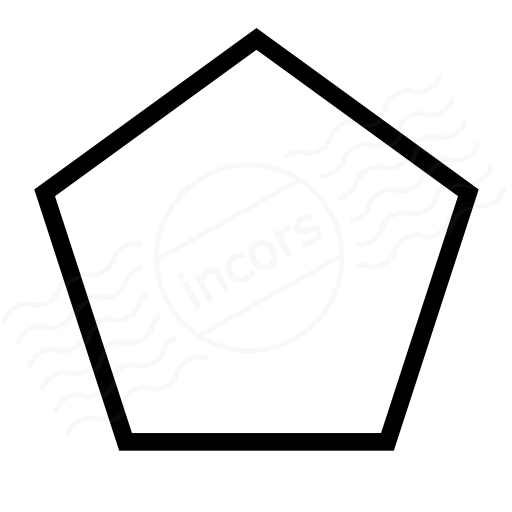
#> input picture Image/shape_pentagon.png, 512 x 512 px
$ jupyter execute 'Try Hough 2.ipynb'
#> lines starting #> are read from the running program, lines starting #| are printed output that depends on the picture
[cell 1]
import PIL as pil
from matplotlib import pyplot as plt
import numpy as np
import math

[cell 2]
# Define some common functions
def img2array(img):
    nrow = img.size[1]
    ncol = img.size[0]
    img_map = img.load()
    myarray = np.zeros([nrow,ncol,3], dtype=np.uint8)
    for i in range(nrow):
        for j in range(ncol):
            myarray[i,j,0] = img_map[j,i][0]
            myarray[i,j,1] = img_map[j,i][1]
            myarray[i,j,2] = img_map[j,i][2]
    return myarray

def rgb2gray(rgb):

    r, g, b = rgb[:,:,0], rgb[:,:,1], rgb[:,:,2]
    gray = 0.2989 * r + 0.5870 * g + 0.1140 * b

    return gray

def hough_line(img, theta_res=1, rho_res=1, pfrac=0.1):
  # Rho and Theta ranges
  thetas = np.linspace(-90, 90, int(np.ceil(180.0/theta_res) + 1))
  thetas = (np.pi/180.0)*thetas
  width, height = img.shape
  diag_len = np.ceil(np.sqrt(width * width + height * height))   # max_dist
  rhos = np.linspace(-diag_len, diag_len, int(np.ceil(2.0*diag_len/rho_res)))

  # Cache some resuable values
  cos_t = np.cos(thetas)
  sin_t = np.sin(thetas)
  num_thetas = len(thetas)
  num_rhos = len(rhos)
  nhalf_rhos = int(num_rhos/2) + 1

#   print("num_rhos: " + str(num_rhos))
#   print("nhalf_rhos: " + str(nhalf_rhos))

  # Hough accumulator array of theta vs rho
  accumulator = np.zeros((num_rhos, num_thetas), dtype=np.uint64)
  y_idxs, x_idxs = np.nonzero(img)  # (row, col) indexes to edges

  print("length y_idxs: " + str(len(y_idxs)))
  pick_idxs = np.random.randint(len(y_idxs), size=int(len(y_idxs)*pfrac))
  print("length pick_idxs: " + str(len(pick_idxs)))

  # Vote in the hough accumulator
  for i in pick_idxs:
    x = x_idxs[i]
    y = y_idxs[i]

    for t_idx in range(num_thetas):
      # Calculate rho. diag_len is added for a positive index
      rho = x * cos_t[t_idx] + y * sin_t[t_idx]
      rhoIdx = np.nonzero(np.abs(rho-rhos) == np.min(np.abs(rho-rhos)))[0]
      if rhoIdx >= 0 and rhoIdx < num_rhos:
          accumulator[rhoIdx, t_idx] += 1

  return accumulator, thetas, rho

[cell 3]
apic = pil.Image.open("../Image/shape_pentagon.png")
#> apic is the input picture: PIL image 512x512 RGBA; mean R, G, B, A 232.2, 232.2, 232.2, 255
myimg = img2array(apic)
plt.imshow(myimg)

[cell 4]
# Change to gray scale image
mygrayimg = rgb2gray(myimg)

[cell 5]
# Orig vs. Gray scale
f, axarr = plt.subplots(1,2, figsize=(20, 20))
axarr[0].imshow(myimg)
axarr[1].imshow(mygrayimg, cmap='gray')
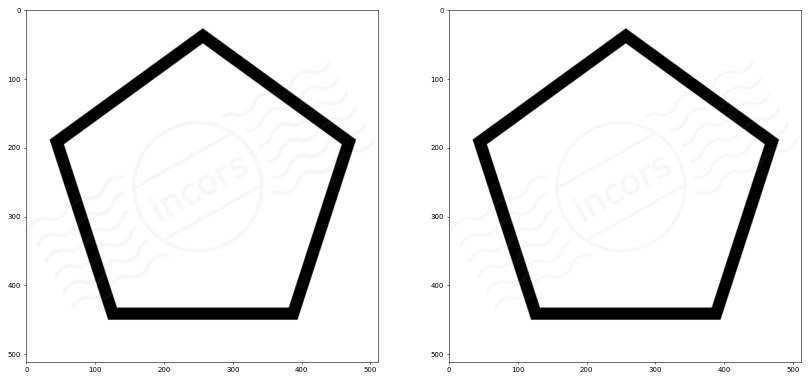
#> figure drawn by matplotlib, 2 panels

[cell 6]
from datetime import datetime
start_time = datetime.now()
myHoughimg, thetas, rhos = hough_line(mygrayimg, 2, 20, 0.01)
#| length y_idxs: 243164
#> in hough_line, `pick_idxs = np.random.randint(len(y_idxs), size=int(len(y_idxs)*pfrac))`: pick_idxs = 2431 values, max 243068 at index 898, min 469 at index 230, mean 119103.1
#| length pick_idxs: 2431
#> the loop in hough_line, `for i in pick_idxs:` made 2431 passes
#> (i, x, y) on passes 1 to 3: (199340, 310, 416), (43567, 376, 90), (173685, 351, 363)
#> after the loop in hough_line, `for i in pick_idxs:`:
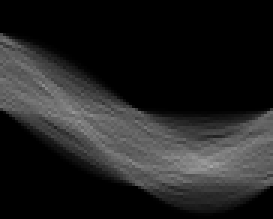
#> accumulator: shape (73, 91) uint64 (shown 3 times larger); min 0, max 165, mean 33.3
#> thetas = 91 values from -1.57 to 1.57; rhos = 148
end_time = datetime.now()
print('Duration: {}'.format(end_time - start_time))

[cell 7]
# Orig vs. Gray vs. Hough transform
f, axarr = plt.subplots(1,3, figsize=(20, 20))
axarr[0].imshow(myimg)
axarr[1].imshow(mygrayimg, cmap='gray')
axarr[2].imshow(myHoughimg)
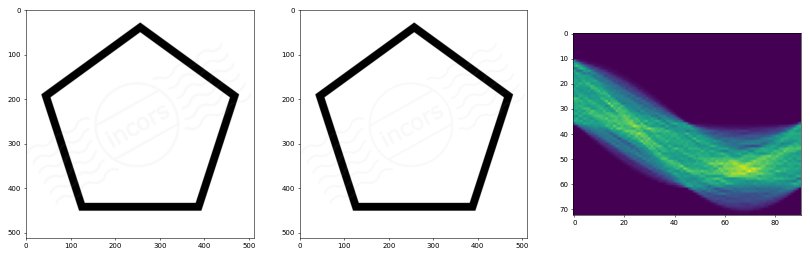
#> figure drawn by matplotlib, 3 panels

[cell 8]
from scipy import misc

import matplotlib.pyplot as plt
import numpy as np
import math

import scipy.ndimage.filters as filters
import scipy.ndimage as ndimage

img = img2array(pil.Image.open('../Image/shape_pentagon.png'))

print('image shape: ', img.shape)
#| image shape:  (512, 512, 3)

plt.imshow(img )

plt.savefig("../Image/image.png",bbox_inches='tight')

plt.close()

[cell 9]
plt.imshow(img )

[cell 10]
img_shape = img.shape
#> img_shape = (512, 512, 3)

x_max = img_shape[0]
#> x_max = 512
y_max = img_shape[1]
#> y_max = 512

theta_max = 1.0 * math.pi
theta_min = 0.0

r_min = 0.0
r_max = math.hypot(x_max, y_max)
#> r_max = 724.1

r_dim = 200
theta_dim = 300

hough_space = np.zeros((r_dim,theta_dim))

for x in range(x_max):
    for y in range(y_max):
        if img[x,y,0] == 255: continue
        for itheta in range(theta_dim):
            theta = 1.0 * itheta * theta_max / theta_dim
            r = x * math.cos(theta) + y * math.sin(theta)
            ir = int(r_dim * ( 1.0 * r ) / r_max)
            hough_space[ir,itheta] = hough_space[ir,itheta] + 1
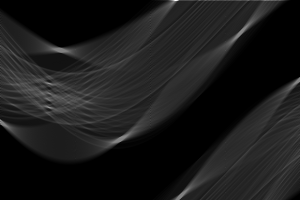
#> hough_space: shape (200, 300) float64; min 0, max 2019, mean 210.2; drawn with min black and max white

plt.imshow(hough_space, origin='lower')
plt.xlim(0,theta_dim)
plt.ylim(0,r_dim)

tick_locs = [i for i in range(0,theta_dim,40)]
tick_lbls = [round( (1.0 * i * theta_max) / theta_dim,1) for i in range(0,theta_dim,40)]
plt.xticks(tick_locs, tick_lbls)

tick_locs = [i for i in range(0,r_dim,20)]
tick_lbls = [round( (1.0 * i * r_max ) / r_dim,1) for i in range(0,r_dim,20)]
plt.yticks(tick_locs, tick_lbls)

plt.xlabel(r'Theta')
plt.ylabel(r'r')
plt.title('Hough Space')

[cell 11]
neighborhood_size = 20
threshold = 140

data_max = filters.maximum_filter(hough_space, neighborhood_size)
maxima = (hough_space == data_max)

data_min = filters.minimum_filter(hough_space, neighborhood_size)
diff = ((data_max - data_min) > threshold)
maxima[diff == 0] = 0

labeled, num_objects = ndimage.label(maxima)
slices = ndimage.find_objects(labeled)

x, y = [], []
for dy,dx in slices:
    x_center = (dx.start + dx.stop - 1)/2
    x.append(x_center)
    y_center = (dy.start + dy.stop - 1)/2
    y.append(y_center)

print(x)
print(y)

plt.imshow(hough_space, origin='lower')
plt.savefig('hough_space_i_j.png', bbox_inches = 'tight')

plt.autoscale(False)
plt.plot(x,y, 'ro')
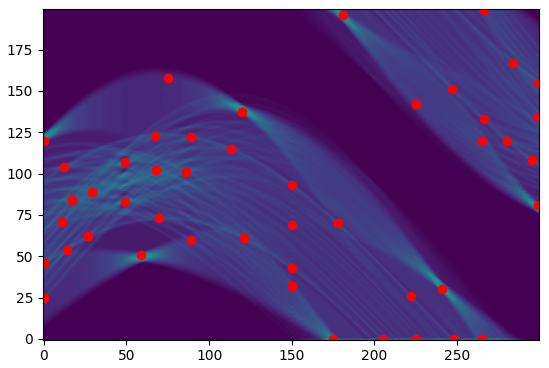
#> figure drawn by matplotlib, 1 panel

$ run again, with Image/Farneback.png copied over Image/shape_pentagon.png
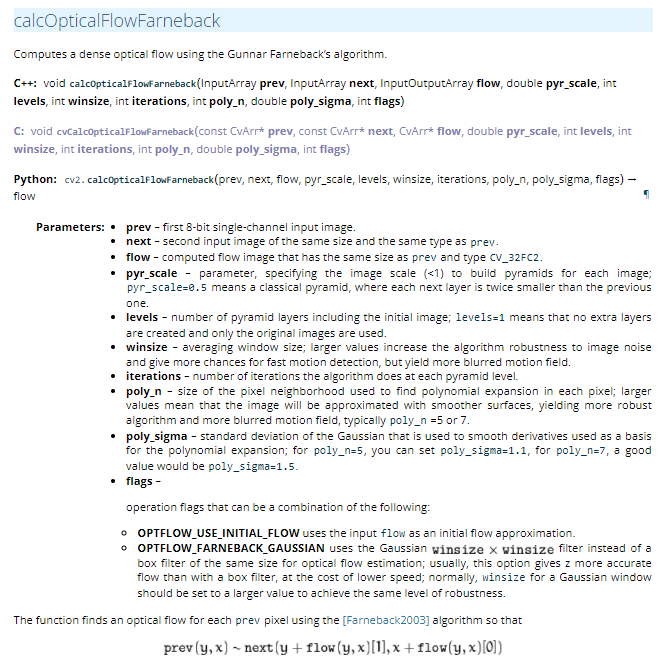
#> input picture Image/Farneback.png, 664 x 658 px
#> apic is the input picture: PIL image 664x658 RGBA; mean R, G, B, A 239.9, 240.6, 241.2, 255
#| length y_idxs: 430994
#> pick_idxs = 4309 values, max 430919 at index 1595, min 43 at index 2951, mean 217172.7
#| length pick_idxs: 4309
#> the loop in hough_line, `for i in pick_idxs:` made 4309 passes
#> (i, x, y) on passes 1 to 3: (305711, 571, 466), (117952, 566, 178), (152315, 76, 231)
#> after the loop in hough_line, `for i in pick_idxs:`:
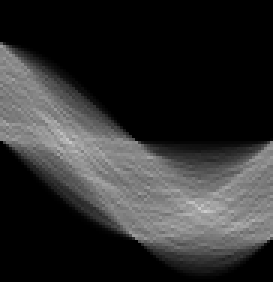
#> accumulator: shape (94, 91) uint64 (shown 3 times larger); min 0, max 205, mean 45.8
#> `myHoughimg, thetas, rhos = hough_line(mygrayimg, 2, 20, 0.01)`: thetas = 91 values from -1.57 to 1.57; rhos = 557
#| image shape:  (658, 664, 3)
#> `[cell 11] neighborhood_size = 20 threshold = 140  data_max = filters.m..`:
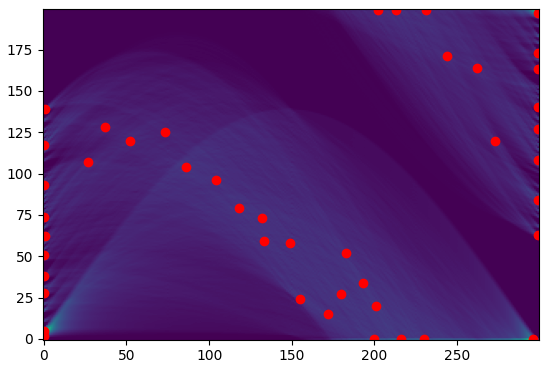
#> figure drawn by matplotlib, 1 panel
